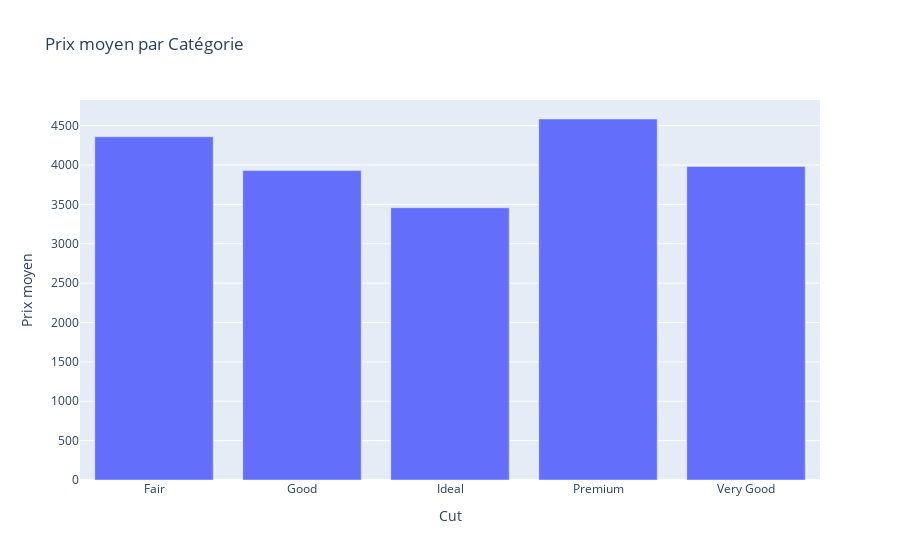

The notebook cell this image was saved under:
### Markdown cell above
## Prix moyen par catégorie

### Code cell
prix_moyen_categorie = df.groupby('cut')['price'].mean().reset_index()
fig = px.bar(prix_moyen_categorie, x='cut', y='price', title="Prix moyen par Catégorie")
fig.update_layout(xaxis_title="Cut", yaxis_title="Prix moyen")
fig.show()

### Figure 1 — Plotly figure (JSON) as saved in the notebook; plotly's stock layout.template omitted (floating-point values rounded to 4 significant figures)
{"data": [{"hovertemplate": "cut=%{x}<br>price=%{y}<extra></extra>", "legendgroup": "", "marker": {"color": "#636efa", "pattern": {"shape": ""}}, "name": "", "orientation": "v", "showlegend": false, "textposition": "auto", "type": "bar", "x": ["Fair", "Good", "Ideal", "Premium", "Very Good"], "xaxis": "x", "y": [4359.0, 3929.0, 3458.0, 4584.0, 3982.0], "yaxis": "y"}], "layout": {"barmode": "relative", "legend": {"tracegroupgap": 0}, "title": {"text": "Prix moyen par Catégorie"}, "xaxis": {"anchor": "y", "domain": [0, 1], "title": {"text": "Cut"}}, "yaxis": {"anchor": "x", "domain": [0, 1], "title": {"text": "Prix moyen"}}}}
